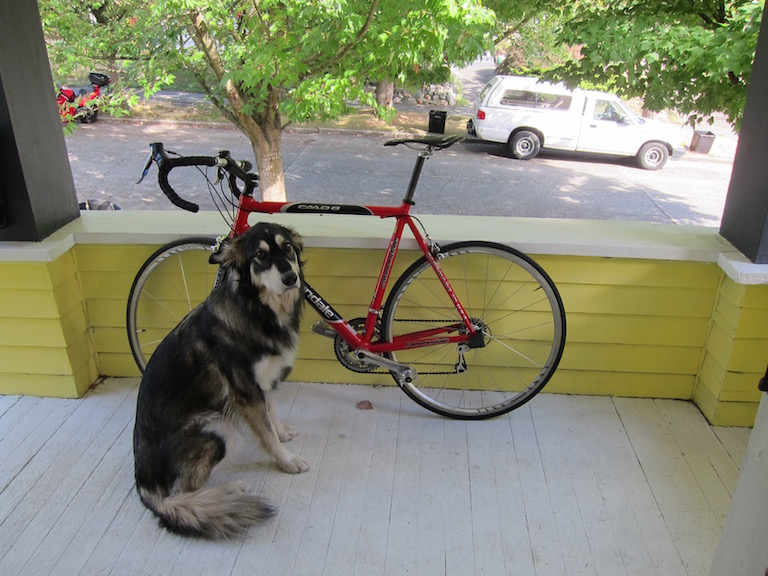
#> input picture Image Annotation/img/dog.jpg, 768 x 576 px
$ jupyter execute image_annotate.ipynb   (shell and % lines are left out)
#> lines starting #> are read from the running program, lines starting #| are printed output that depends on the picture; after the words box and inside, x2 and y2 are one past the last pixel; in counts of white or black regions, pixels touching at a corner belong together
[cell 1]
# Importing  the Libraries
import cv2
import matplotlib.pyplot as plt
import numpy as np

[cell 2]
# Reading the Image
dog = cv2.imread('img/dog.jpg')
#> dog is the input picture: shape (576, 768, 3); mean B, G, R 114.1, 135.7, 134.4
dog_rgb = cv2.cvtColor(dog, cv2.COLOR_BGR2RGB)

# Create a Dictionary the objects bbox and text fills boundaries
object_dict = {
        'dog': [[(130, 540), (310, 220)], [(200, 220), (130, 195)]],
        'bicycle': [[(125, 420), (565, 135)], [(125, 135), (210,110)]],
        'truck': [[(460, 170), (700, 75)], [(460, 75), (560, 50)]]
}

# Selecting HERSHEY DUPLEX Font Style
font_style = cv2.FONT_HERSHEY_DUPLEX

# Create a Copy of the original image
copy_dog = dog_rgb.copy()

# Creating the rectange bbox on the objects with text annotations
# For Dog
cv2.rectangle(copy_dog, object_dict['dog'][0][0], object_dict['dog'][0][1], (255,20,147), 2)
cv2.rectangle(copy_dog, object_dict['dog'][1][0], object_dict['dog'][1][1], (255,20,147), cv2.FILLED)
cv2.putText(copy_dog, 'Dog', (150, 210), font_style, 0.5, (0,0,0), 1)
#> copy_dog: shape (576, 768, 3); mean R, G, B 135.6, 134.4, 114.2

# For Bicycle
cv2.rectangle(copy_dog, object_dict['bicycle'][0][0], object_dict['bicycle'][0][1], (0,0,128), 2)
cv2.rectangle(copy_dog, object_dict['bicycle'][1][0], object_dict['bicycle'][1][1], (0,0,128), cv2.FILLED)
cv2.putText(copy_dog, 'Bicycle', (140, 125), font_style, 0.5, (255,255,255), 1)

# For Truck
cv2.rectangle(copy_dog, object_dict['truck'][0][0], object_dict['truck'][0][1], (255,215,0), 2)
cv2.rectangle(copy_dog, object_dict['truck'][1][0], object_dict['truck'][1][1], (255,215,0), cv2.FILLED)
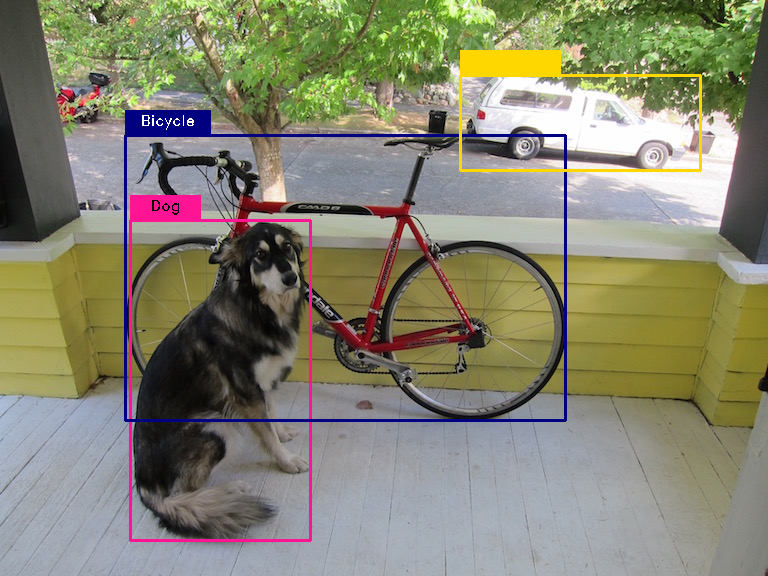
#> copy_dog: shape (576, 768, 3); mean R, G, B 134.3, 132.8, 112.7
cv2.putText(copy_dog, 'Truck', (490, 65), font_style, 0.5, (0,0,0), 1)
#> copy_dog: shape (576, 768, 3); 0.03% of pixels changed, all inside (x1, y1, x2, y2) = (491, 55, 534, 66)

# Displaying the results using subplots

fig, ax = plt.subplots(1,2, figsize=(20,15))
ax[0].imshow(dog_rgb)
ax[0].set_title("Original Image")

ax[1].imshow(copy_dog)
ax[1].set_title("Final Image with Annotation")
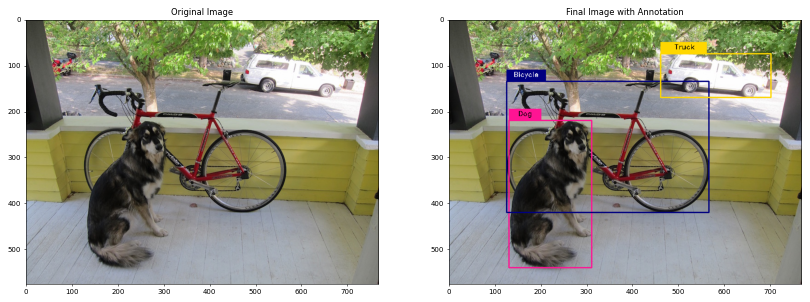
#> figure drawn by matplotlib, 2 panels
